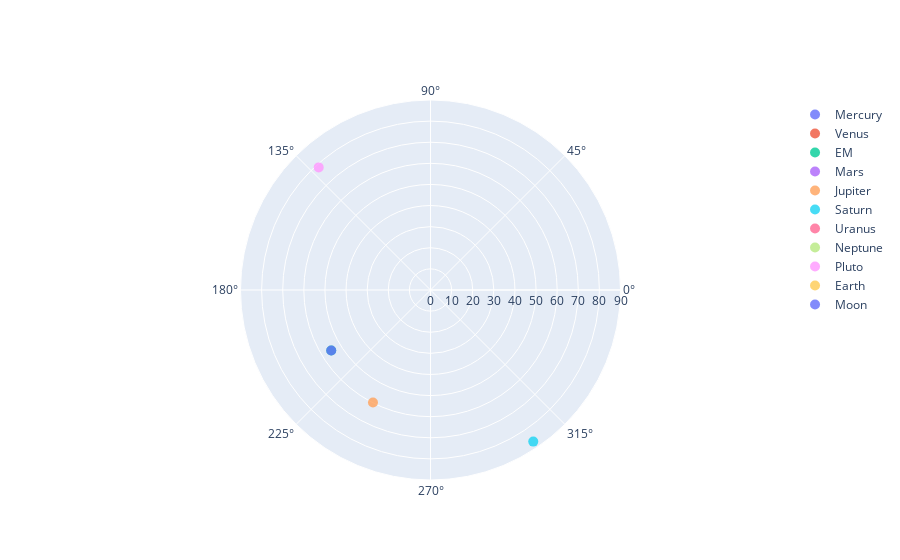

Write notebook code for a chart like this one.
### Code cell
reload(ol)
    
# Warsow, random date
ol.show_sky_view(system, 52.23196, 21.00672, '2004-04-04')

### Figure 1 — Plotly figure (JSON) as saved in the notebook; plotly's stock layout.template omitted (floating-point values rounded to 4 significant figures)
{"data": [{"customdata": ["2004-04-04T00:00:00"], "hovertemplate": "%{customdata}<br>z :%{r}<br>A:%{theta}", "marker": {"opacity": 0.8, "size": 10}, "mode": "markers", "name": "Mercury", "r": [112.7], "theta": [5.699], "type": "scatterpolar"}, {"customdata": ["2004-04-04T00:00:00"], "hovertemplate": "%{customdata}<br>z :%{r}<br>A:%{theta}", "marker": {"opacity": 0.8, "size": 10}, "mode": "markers", "name": "Venus", "r": [101.3], "theta": [-22.01], "type": "scatterpolar"}, {"customdata": ["2004-04-04T00:00:00"], "hovertemplate": "%{customdata}<br>z :%{r}<br>A:%{theta}", "marker": {"opacity": 0.8, "size": 10}, "mode": "markers", "name": "EM", "r": [55.07], "theta": [-148.6], "type": "scatterpolar"}, {"customdata": ["2004-04-04T00:00:00"], "hovertemplate": "%{customdata}<br>z :%{r}<br>A:%{theta}", "marker": {"opacity": 0.8, "size": 10}, "mode": "markers", "name": "Mars", "r": [99.5], "theta": [-30.71], "type": "scatterpolar"}, {"customdata": ["2004-04-04T00:00:00"], "hovertemplate": "%{customdata}<br>z :%{r}<br>A:%{theta}", "marker": {"opacity": 0.8, "size": 10}, "mode": "markers", "name": "Jupiter", "r": [59.82], "theta": [-117.1], "type": "scatterpolar"}, {"customdata": ["2004-04-04T00:00:00"], "hovertemplate": "%{customdata}<br>z :%{r}<br>A:%{theta}", "marker": {"opacity": 0.8, "size": 10}, "mode": "markers", "name": "Saturn", "r": [86.76], "theta": [-55.87], "type": "scatterpolar"}, {"customdata": ["2004-04-04T00:00:00"], "hovertemplate": "%{customdata}<br>z :%{r}<br>A:%{theta}", "marker": {"opacity": 0.8, "size": 10}, "mode": "markers", "name": "Uranus", "r": [118.3], "theta": [68.72], "type": "scatterpolar"}, {"customdata": ["2004-04-04T00:00:00"], "hovertemplate": "%{customdata}<br>z :%{r}<br>A:%{theta}", "marker": {"opacity": 0.8, "size": 10}, "mode": "markers", "name": "Neptune", "r": [111.3], "theta": [89.61], "type": "scatterpolar"}, {"customdata": ["2004-04-04T00:00:00"], "hovertemplate": "%{customdata}<br>z :%{r}<br>A:%{theta}", "marker": {"opacity": 0.8, "size": 10}, "mode": "markers", "name": "Pluto", "r": [78.59], "theta": [132.4], "type": "scatterpolar"}, {"customdata": ["2004-04-04T00:00:00"], "hovertemplate": "%{customdata}<br>z :%{r}<br>A:%{theta}", "marker": {"opacity": 0.8, "size": 10}, "mode": "markers", "name": "Earth", "r": [null], "theta": [null], "type": "scatterpolar"}, {"customdata": ["2004-04-04T00:00:00"], "hovertemplate": "%{customdata}<br>z :%{r}<br>A:%{theta}", "marker": {"opacity": 0.8, "size": 10}, "mode": "markers", "name": "Moon", "r": [55.07], "theta": [-148.6], "type": "scatterpolar"}], "layout": {"polar": {"radialaxis": {"range": [0, 90]}}}}
